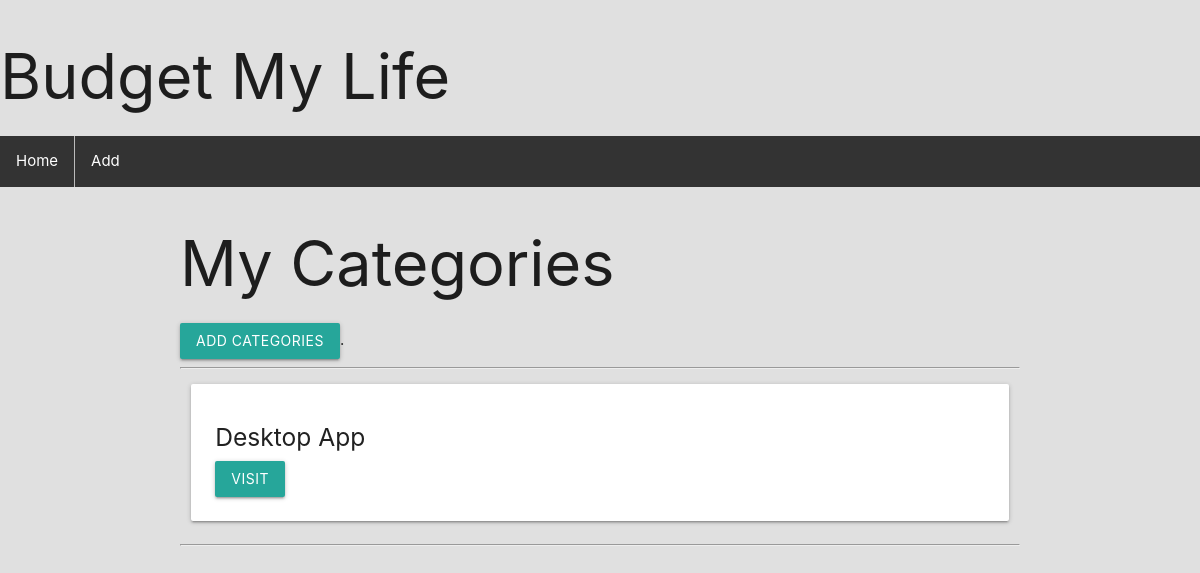
The app's page /, older data.
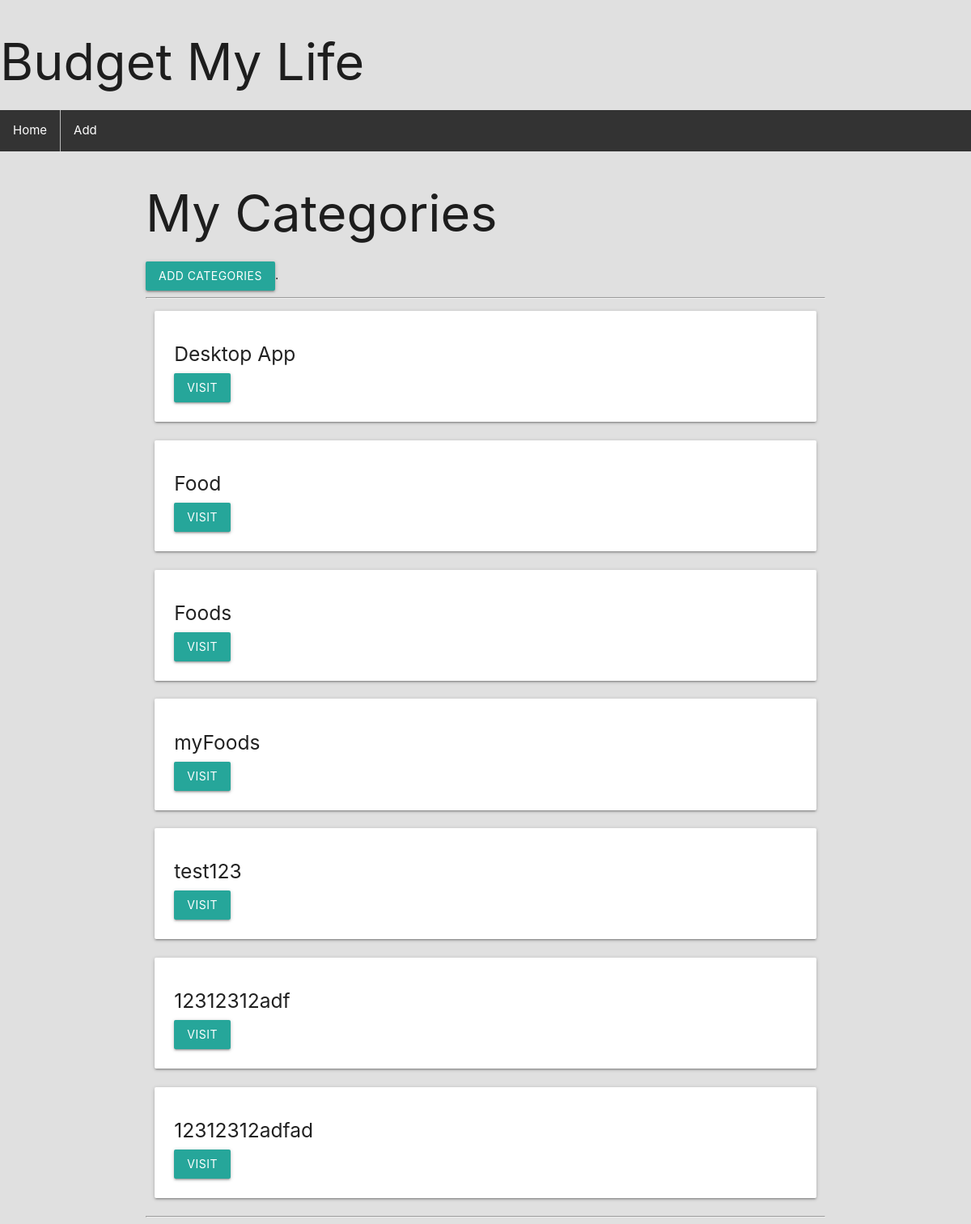
The same page, newer data.
### budget/models.py (models this page shows, shortened)
class Project(models.Model):
    name = models.CharField(max_length=100)
    slug = models.SlugField(max_length=100, unique=True, blank=True)
    budget = models.DecimalField(decimal_places=2, max_digits=100000)

### budget/views.py (the view)
# urls.py: re_path(r'^$', views.project_list, name='list'),
def project_list(request):
    if request.method == 'GET':
        project_list = Project.objects.all()
        return render(request, 'budget/project-list.html', {'project_list': project_list})
    elif request.method == 'DELETE':
        id = json.loads(request.body.decode("utf-8"))['id']
        project = Project.objects.get(id=id)
        project.delete()
        project_list = Project.objects.all()
        return render(request, 'budget/project-list.html', {'project_list': project_list})

### budget/templates/budget/project-list.html (shortened to what this page needs)
{% extends 'budget/base.html' %}
{% block content %}
<div class="container">
  <h1>My Categories</h1>
    <a href="{% url 'add' %}" class = 'btn'>Add Categories</a>.
  <hr>
  <div class="row">
    {% for project in project_list %}
    <div class="col s12 md6 xl3">
      <div class="card-panel">
        <h5>{{ project.name }}</h5>
        <a href="{% url 'detail' project.slug %}" class="btn">Visit</a>
      </div>
    </div>
    {% endfor %}
  </div>
  <hr>
</div>
{% endblock %}

Row changes from the older to the newer data that the page shows:
added Project: name "Food"
added Project: name "Foods"
added Project: name "myFoods"
added Project: name "test123"
added Project: name "12312312adf"
added Project: name "12312312adfad"
